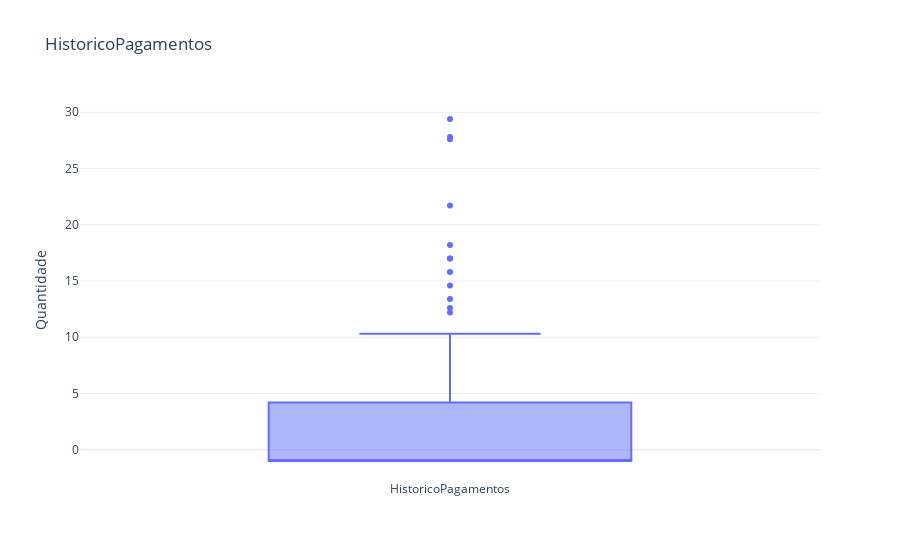

The notebook cell this image was saved under:
### Code cell
v_plot = []
for i in aux_plot.keys():
    for j in range(aux_plot[i]):
        v_plot.append(i)

fig = go.Figure()
fig.add_trace(go.Box(
    y=v_plot,
    name='HistoricoPagamentos',
))
fig.update_layout(title = "HistoricoPagamentos", 
                  template = 'plotly_white', 
                  showlegend=False,
                  yaxis_title="Quantidade"
                 )
fig.show()

### Figure 1 — Plotly figure (JSON) as saved in the notebook; plotly's stock layout.template omitted (floating-point values rounded to 4 significant figures)
{"data": [{"name": "HistoricoPagamentos", "type": "box", "y": [-1, -1, -1, -1, -1, -1, -1, -1, -1, -1, -1, -1, -1, -1, -1, -1, -1, -1, -1, -1, -1, -1, -1, -1, -1, -1, -1, -1, -1, -1, -1, -1, -1, -1, -1, -1, -1, -1, -1, -1, -1, -1, -1, -1, -1, -1, -1, 0, 0, 0, 0, 0, 0, 3.9, 10.1, 12.6, 2.1, 0.3, 10.3, 27.8, 21.7, 9.8, 0.8, 17.0, 4.5, 17, 1.5, 1, 2.5, 2, 14.6, 29.4, 13.4, 7.6, 18.2, 2.7, 5.1, 12.2, 27.6, 1.9, 10.3, 15.8, 4.3, 5.1, 2.8, 3.2, 7.8, 1.7, 6.2, 3.9, 3.6]}], "layout": {"showlegend": false, "title": {"text": "HistoricoPagamentos"}, "yaxis": {"title": {"text": "Quantidade"}}}}
